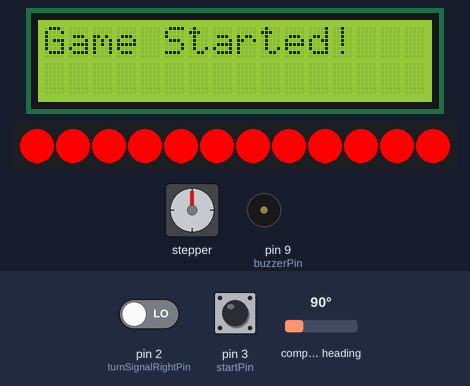
This sketch was run on a simulated Arduino Uno, built with avr-gcc and run on an emulated ATmega328P. Parts: stepper motor, 16×2 character LCD, 12 RGB LEDs in strip order, left to right, buzzer (waves = sounding). Wiring (inferred from the names in the program): AS5600 angle sensor at I2C address 0x36; stepper motor driver (200 steps per turn assumed): step pin 6; direction pin 8; enable pin 7. The test bench sets the inputs (shaded band); at power-on: pin 3 (startPin) HIGH, compass heading 90°, pin 2 (turnSignalRightPin) LOW. Random numbers use the default seed unless the sketch sets one.

Above: at 5.2 s.
At 10.5 s:
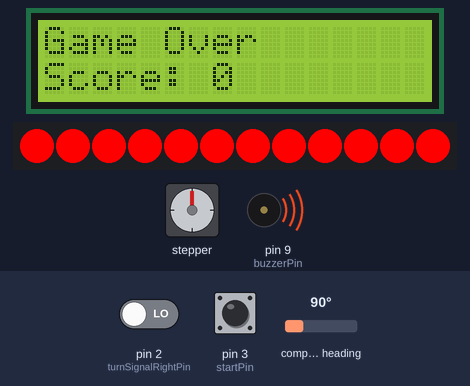
10.6 s: pin 3 (startPin) pulled LOW for 0.15 s
At 11.9 s:
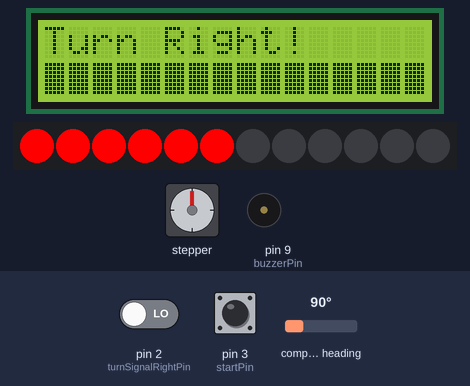
22.8 s: compass heading set to 352°
At 27.61 s:
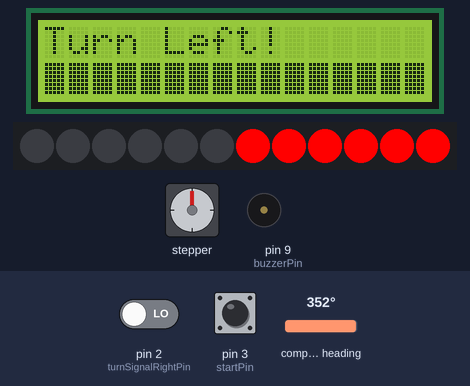
Timing chart, 0 to 39.8 s (numbered marks = the images above; inputs shaded):
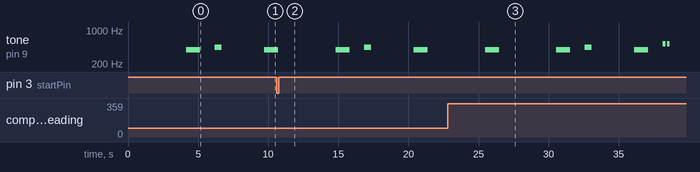

The sketch:

JD-BOPIT.ino
```cpp
#include <LiquidCrystal_I2C.h> // LCD library, utilizes I2C communication, pins A4 and A5
#include <Wire.h>
#include <FastLED.h>

LiquidCrystal_I2C lcd(0x27, 16, 2); // common address, 16x2 LCD

#define NUM_LEDS 12
#define DATA_PIN 5
CRGB leds[NUM_LEDS];

// AS5600 Setup
#define AS5600_ADDR 0x36
#define AS5600_RAW_ANGLE 0x0C

// Stepper motor control pins
#define STEP_PIN 6         // Step control on PD6
#define DIR_PIN 8          // Direction control on PB0
#define EN_PIN 7           // Enable control on PD7

// Game States
enum GameState { IDLE, START_GAME, HORN_COMMAND, SIGNAL_COMMAND, TURN_COMMAND, CHECK_WIN, LOST_SEQUENCE };
GameState gameState = IDLE;

// VARIABLES
const int MAX_LEVEL = 99;
int sequence[MAX_LEVEL];
int level = 0;
int score = 0;
int speedTimer = 3000; // milliseconds
bool dirRight;
bool inputReceived = false;
unsigned long startTime;
long cumulativePosition = 0;
long originPosition = 0;

// Pins
const int buzzerPin = 9;
const int hornButtonPin = 0;
const int turnSignalRightPin = 2;
const int turnSignalLeftPin = 1;
const int startPin = 3;

// Direction thresholds
const int leftTurnThreshold = -3000;
const int rightTurnThreshold = 3000;

// SETUP
void setup() {
  FastLED.addLeds<WS2811, DATA_PIN, GRB>(leds, NUM_LEDS);
  lcd.init();
  lcd.backlight();
  pinMode(buzzerPin, OUTPUT);
  pinMode(startPin, INPUT_PULLUP);
  lcd.setCursor(0, 0);
  lcd.print("Press Start");

  Wire.begin();

  // Stepper motor setup - disable the motor
  pinMode(STEP_PIN, OUTPUT);
  pinMode(DIR_PIN, OUTPUT);
  pinMode(EN_PIN, OUTPUT);
  digitalWrite(EN_PIN, HIGH); // Set enable pin HIGH to disable the motor
}

void loop() {
  int position = readAS5600();
  trackRotations(position);
  long relativePosition = cumulativePosition - originPosition;

  switch (gameState) {
    case IDLE:
      if (digitalRead(startPin) == HIGH) {
        startGame();
        gameState = START_GAME;
      }
      break;

    case START_GAME:
      generateSequence();
      gameState = static_cast<GameState>(sequence[level]);
      break;

    case HORN_COMMAND:
      hornCommand();
      break;

    case SIGNAL_COMMAND:
      signalCommand();
      break;

    case TURN_COMMAND:
      turnCommand();
      break;

    case CHECK_WIN:
      if (score >= 99) {
        winSequence();
        gameState = IDLE;
      } else if (inputReceived) {
        level++;
        score++;
        speedTimer -= 20;
        gameState = static_cast<GameState>(sequence[level]);
      }
      break;

    case LOST_SEQUENCE:
      lostSequence();
      gameState = IDLE;
      break;
  }
}

void startGame() {
  level = 0;
  score = 0;
  speedTimer = 3000;
  inputReceived = false;
  lcd.clear();
  lcd.setCursor(0, 0);
  lcd.print("Game Started!");

  originPosition = cumulativePosition;

  delay(1000);
}

void generateSequence() {
  randomSeed(millis());
  for (int i = 0; i < MAX_LEVEL; i++) {
    sequence[i] = random(HORN_COMMAND, TURN_COMMAND + 1);
  }
}

// AS5600 Functions
int readAS5600() {
  Wire.beginTransmission(AS5600_ADDR);
  Wire.write(AS5600_RAW_ANGLE);
  Wire.endTransmission();
  Wire.requestFrom(AS5600_ADDR, 2);
  if (Wire.available() == 2) {
    int highByte = Wire.read();
    int lowByte = Wire.read();
    return (highByte << 8) | lowByte;
  }
  return 0;
}

void trackRotations(int currentPosition) {
  const int wrapThreshold = 2048;
  int positionDifference = currentPosition - cumulativePosition;

  if (positionDifference > wrapThreshold) {
    cumulativePosition -= (4096 - positionDifference);
  } else if (positionDifference < -wrapThreshold) {
    cumulativePosition += (4096 + positionDifference);
  } else {
    cumulativePosition += positionDifference;
  }
}

void displayCountdownBar(unsigned long elapsedTime) {
  int progress = map(elapsedTime, 0, speedTimer, 16, 0); // Map elapsed time to 16 segments
  lcd.setCursor(0, 1);
  for (int i = 0; i < 16; i++) {
    lcd.print(i < progress ? char(255) : ' '); // Use a solid block for filled sections
  }
}

void hornCommand() {
  lcd.clear();
  lcd.print("Honk Horn!");
  tone(buzzerPin, 440);
  delay(500);
  noTone(buzzerPin);

  digitalWrite(EN_PIN, LOW); // Enable stepper motor

  startTime = millis();
  inputReceived = false;

  // Countdown timer with display update
  while (!inputReceived && millis() - startTime < speedTimer) {
    if (digitalRead(hornButtonPin) == HIGH) {
      inputReceived = true;
      gameState = CHECK_WIN;
      return;
    }

    // Update countdown bar on LCD
    displayCountdownBar(millis() - startTime);
  }

  if (!inputReceived) gameState = LOST_SEQUENCE;
}

void signalCommand() {
  lcd.clear();
  dirRight = random(0, 2);
  lcd.print(dirRight ? "Signal Right!" : "Signal Left!");

  // Set LED indicators based on direction
  if (dirRight) {
    for (int i = 0; i < NUM_LEDS / 2; i++) leds[i] = CRGB::Blue;
    for (int i = NUM_LEDS / 2; i < NUM_LEDS; i++) leds[i] = CRGB::Black;
  } else {
    for (int i = NUM_LEDS / 2; i < NUM_LEDS; i++) leds[i] = CRGB::Blue;
    for (int i = 0; i < NUM_LEDS / 2; i++) leds[i] = CRGB::Black;
  }
  FastLED.show();

  signalTone();
  digitalWrite(EN_PIN, LOW); // Enable stepper motor

  startTime = millis();
  inputReceived = false;

  int buttonPin = dirRight ? turnSignalRightPin : turnSignalLeftPin;
  while (!inputReceived && millis() - startTime < speedTimer) {
    if (digitalRead(buttonPin) == HIGH) {
      inputReceived = true;
      FastLED.clear();
      FastLED.show();
      gameState = CHECK_WIN;
      return;
    }

    // Update countdown bar on LCD
    displayCountdownBar(millis() - startTime);
  }

  if (!inputReceived) gameState = LOST_SEQUENCE;
}

void turnCommand() {
  lcd.clear();
  dirRight = random(0, 2);
  lcd.print(dirRight ? "Turn Right!" : "Turn Left!");

  // Set LED indicators based on direction
  if (dirRight) {
    for (int i = 0; i < NUM_LEDS / 2; i++) leds[i] = CRGB::Red;
    for (int i = NUM_LEDS / 2; i < NUM_LEDS; i++) leds[i] = CRGB::Black;
  } else {
    for (int i = NUM_LEDS / 2; i < NUM_LEDS; i++) leds[i] = CRGB::Red;
    for (int i = 0; i < NUM_LEDS / 2; i++) leds[i] = CRGB::Black;
  }
  FastLED.show();

  digitalWrite(EN_PIN, HIGH); // Disable stepper motor for free spinning

  long targetPosition = dirRight ? rightTurnThreshold : leftTurnThreshold;
  startTime = millis();
  inputReceived = false;

  // Step 1: Check for turning in the specified direction
  while (!inputReceived && millis() - startTime < speedTimer) {
    int position = readAS5600();
    trackRotations(position);
    long relativePosition = cumulativePosition - originPosition;

    if ((dirRight && relativePosition > targetPosition) ||
        (!dirRight && relativePosition < targetPosition)) {
      inputReceived = true;
    }

    // Update countdown bar on LCD
    displayCountdownBar(millis() - startTime);
  }

  if (!inputReceived) {
    gameState = LOST_SEQUENCE;
    return;
  }

  // Step 2: Prompt user to return to center position
  lcd.clear();
  lcd.print("Back to Center");

  FastLED.clear();
  FastLED.show();

  startTime = millis();
  inputReceived = false;

  while (!inputReceived && millis() - startTime < speedTimer) {
    int position = readAS5600();
    trackRotations(position);
    long relativePosition = cumulativePosition - originPosition;

    if (abs(relativePosition) < 100) {
      inputReceived = true;
    }

    // Update countdown bar on LCD
    displayCountdownBar(millis() - startTime);
  }

  digitalWrite(EN_PIN, LOW); // Re-enable stepper motor after return to center

  if (!inputReceived) {
    gameState = LOST_SEQUENCE;
  } else {
    gameState = CHECK_WIN;
  }
}

void winSequence() {
  lcd.clear();
  lcd.print("You Win!");
  for (int i = 0; i < NUM_LEDS; i++) leds[i] = CRGB::Green;
  FastLED.show();
  tone(buzzerPin, 1047);
  delay(1000);
  noTone(buzzerPin);
}

void lostSequence() {
  lcd.clear();
  lcd.setCursor(0, 0);
  lcd.print("Game Over");
  lcd.setCursor(0, 1);
  lcd.print("Score: ");
  lcd.print(score);  // Display the final score on the second row

  for (int i = 0; i < NUM_LEDS; i++) leds[i] = CRGB::Red;
  FastLED.show();
  tone(buzzerPin, 392);
  delay(1000);
  noTone(buzzerPin);
}

void signalTone() {
  tone(buzzerPin, 523); // C5
  delay(200);
  noTone(buzzerPin);
  delay(100);
  tone(buzzerPin, 523); // C5
  delay(200);
  noTone(buzzerPin);
}
```

Measured:
- by itself, tone on pin 9 (buzzerPin): plays 392 Hz for 1.0 s, 392 Hz for 1.0 s, 440 Hz for 0.50 s, 392 Hz for 1.0 s, 523 Hz for 0.20 s, 523 Hz for 0.20 s
- what the display in image 0 shows lasts 1.0 s, from 5.2 s to 6.2 s
